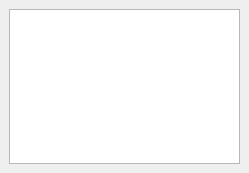
<?xml version="1.0" encoding="UTF-8"?>
<ui version="4.0">
 <class>DockListView</class>
 <widget class="QDockWidget" name="DockListView">
  <property name="geometry">
   <rect>
    <x>0</x>
    <y>0</y>
    <width>249</width>
    <height>173</height>
   </rect>
  </property>
  <property name="windowTitle">
   <string>DockWidget</string>
  </property>
  <widget class="QWidget" name="dockWidgetContents">
   <layout class="QVBoxLayout" name="verticalLayout">
    <item>
     <widget class="QTableWidget" name="tableWidget">
      <property name="showGrid">
       <bool>false</bool>
      </property>
      <property name="rowCount">
       <number>0</number>
      </property>
      <attribute name="horizontalHeaderVisible">
       <bool>false</bool>
      </attribute>
      <attribute name="horizontalHeaderShowSortIndicator" stdset="0">
       <bool>false</bool>
      </attribute>
      <attribute name="verticalHeaderVisible">
       <bool>false</bool>
      </attribute>
     </widget>
    </item>
   </layout>
  </widget>
 </widget>
 <resources/>
 <connections/>
</ui>
